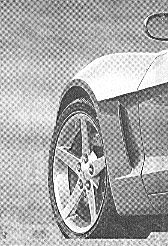
#> input picture Atividades - Filtragem Frequência/car.tif, 168 x 246 px
$ python Atividade2.py
#> lines starting #> are read from the running program, lines starting #| are printed output that depends on the picture
import numpy as np
import matplotlib.pyplot as plt
import cv2

# Carregar a imagem
imagem = cv2.imread('car.tif', cv2.IMREAD_GRAYSCALE)
#> imagem is the input picture: shape (246, 168); min 0, max 255, mean 169.7

# Calcular o espectro de Fourier da imagem
espectro_fourier = np.fft.fft2(imagem)
espectro_fourier_centralizado = np.fft.fftshift(espectro_fourier)

# Dimensões da imagem
altura, largura = imagem.shape
#> altura = 246; largura = 168

# Criar grades de frequência para a aplicação dos filtros
x, y = np.meshgrid(np.arange(-largura/2, largura/2), np.arange(-altura/2, altura/2))
raio = np.sqrt(x**2 + y**2)

# Definir frequência de corte para os filtros
frequencia_corte = 40

# Filtro passa-baixa ideal
filtro_ideal = (raio <= frequencia_corte).astype(float)

# Filtro Butterworth
ordem_butterworth = 3
filtro_butterworth = 1 / (1 + (raio / frequencia_corte)**(2 * ordem_butterworth))

# Filtro gaussiano
sigma = 40
filtro_gaussiano = np.exp(-raio**2 / (2 * (sigma**2)))

# Aplicar os filtros ao espectro de Fourier
espectro_filtrado_ideal = espectro_fourier_centralizado * filtro_ideal
espectro_filtrado_butterworth = espectro_fourier_centralizado * filtro_butterworth
espectro_filtrado_gaussiano = espectro_fourier_centralizado * filtro_gaussiano

# Transformada inversa de Fourier para obter as imagens filtradas
imagem_filtrada_ideal = np.abs(np.fft.ifft2(np.fft.ifftshift(espectro_filtrado_ideal)))
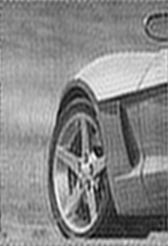
#> imagem_filtrada_ideal: shape (246, 168) float64; min 34.98, max 288.8, mean 169.7; drawn with min black and max white
imagem_filtrada_butterworth = np.abs(np.fft.ifft2(np.fft.ifftshift(espectro_filtrado_butterworth)))
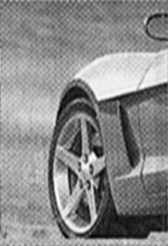
#> imagem_filtrada_butterworth: shape (246, 168) float64; min 53.78, max 268.2, mean 169.7; drawn with min black and max white
imagem_filtrada_gaussiano = np.abs(np.fft.ifft2(np.fft.ifftshift(espectro_filtrado_gaussiano)))
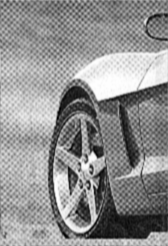
#> imagem_filtrada_gaussiano: shape (246, 168) float64; min 58.3, max 255, mean 169.7; drawn with min black and max white

# Exibir as imagens
plt.figure(figsize=(12, 12))

# Imagem original
plt.subplot(3, 4, 1)
plt.imshow(imagem, cmap='gray')
plt.title('Imagem Original')

# Espectro de Fourier
plt.subplot(3, 4, 2)
plt.imshow(np.log(np.abs(espectro_fourier_centralizado) + 1), cmap='gray')
plt.title('Espectro de Fourier')

# Filtro Passa-Baixa Ideal
plt.subplot(3, 4, 3)
plt.imshow(filtro_ideal, cmap='gray')
plt.title('Filtro Passa-Baixa Ideal')

# Imagem Resultante após Filtro Ideal
plt.subplot(3, 4, 4)
plt.imshow(imagem_filtrada_ideal, cmap='gray')
plt.title('Imagem após Filtro Ideal')

# Filtro Butterworth
plt.subplot(3, 4, 7)
plt.imshow(filtro_butterworth, cmap='gray')
plt.title('Filtro Butterworth')

# Imagem Resultante após Filtro Butterworth
plt.subplot(3, 4, 8)
plt.imshow(imagem_filtrada_butterworth, cmap='gray')
plt.title('Imagem após Filtro Butterworth')

# Filtro Gaussiano
plt.subplot(3, 4, 11)
plt.imshow(filtro_gaussiano, cmap='gray')
plt.title('Filtro Gaussiano')

# Imagem Resultante após Filtro Gaussiano
plt.subplot(3, 4, 12)
plt.imshow(imagem_filtrada_gaussiano, cmap='gray')
plt.title('Imagem após Filtro Gaussiano')

plt.tight_layout()
plt.show()
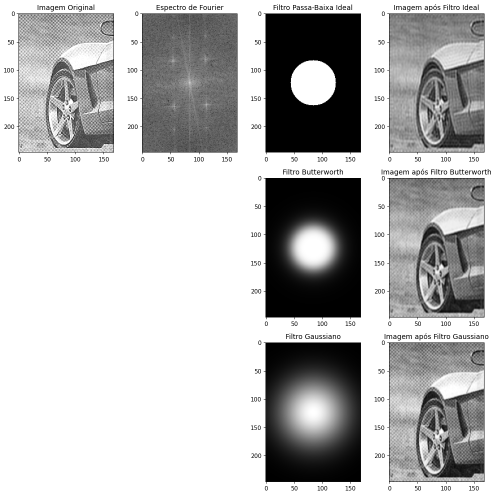
#> figure drawn by matplotlib, 8 panels
